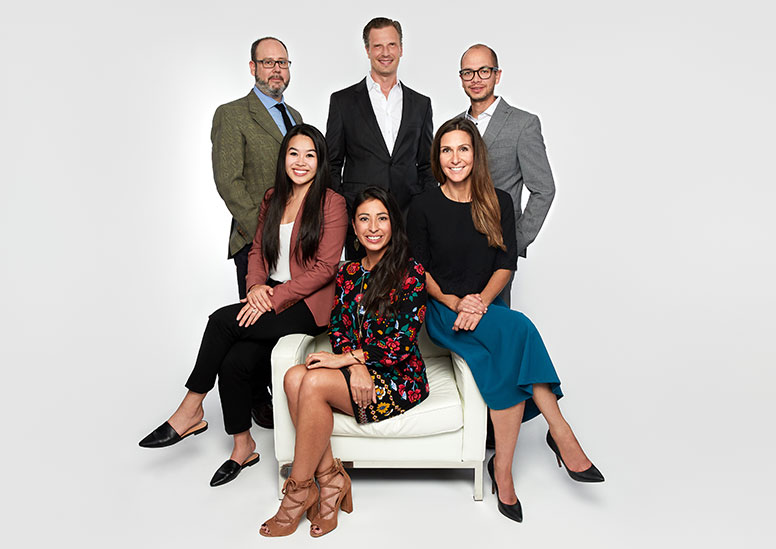
#> input picture group.jpeg, 776 x 549 px, found by its file name
$ jupyter execute 'People Count.ipynb'
#> lines starting #> are read from the running program, lines starting #| are printed output that depends on the picture; after the words box and inside, x2 and y2 are one past the last pixel; in counts of white or black regions, pixels touching at a corner belong together
[cell 1]
import numpy as np
import cv2

[cell 2]
face_cascade = cv2.CascadeClassifier('D:\\RecogX_Backup\\opencv-master\\data\\haarcascades\\haarcascade_frontalface_alt.xml')

[cell 3]
image = cv2.imread('D:\\RecogX_Backup\\EL\\Image\\result\\group.jpeg')
#> image is the input picture: shape (549, 776, 3); mean B, G, R 183.4, 185.6, 190.3
grayImage = cv2.cvtColor(image, cv2.COLOR_BGR2GRAY)
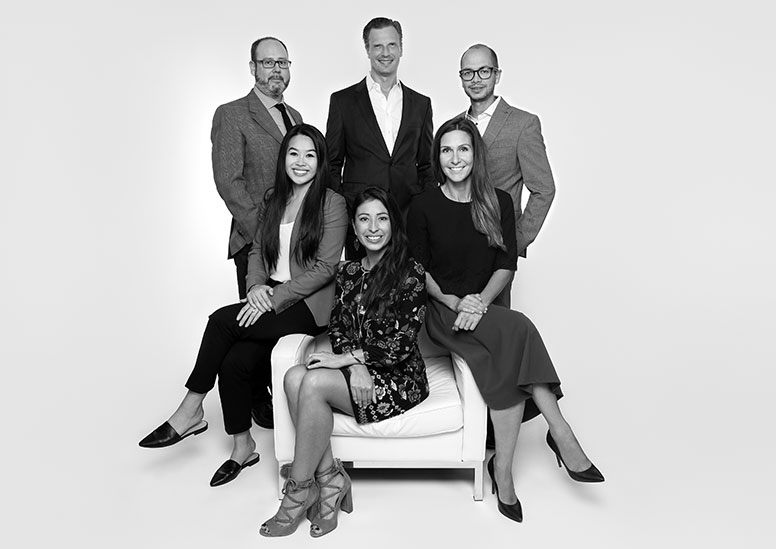
#> grayImage: shape (549, 776); min 0, max 255, mean 186.7
#Image is converted into Array
print(image)
#> (printed output is left out)

[cell 4]
#Detects objects of different sizes in the input image. The detected objects are returned as a list of rectangles.
faces = face_cascade.detectMultiScale(grayImage)
#> faces = [[362, 28, 46, 46], [455, 55, 44, 44], [432, 132, 46, 46], [278, 136, 46, 46], [349, 200, 48, 48], [250, 43, 49, 49]]
print (faces)
#| [[362  28  46  46]
#|  [455  55  44  44]
#|  [432 132  46  46]
#|  [278 136  46  46]
#|  [349 200  48  48]
#|  [250  43  49  49]]

[cell 5]
print (faces.shape)
#| (6, 4)
print ("Number of faces detected: " + str(faces.shape[0]))
#| Number of faces detected: 6

[cell 6]
#No face found
if len(faces) == 0:
    print ("No faces found")

else:
    print (faces)
#| [[362  28  46  46]
#|  [455  55  44  44]
#|  [432 132  46  46]
#|  [278 136  46  46]
#|  [349 200  48  48]
#|  [250  43  49  49]]
    print (faces.shape)
#| (6, 4)
    print ("Number of faces detected: " + str(faces.shape[0]))
#| Number of faces detected: 6
     #Draw a rectangle around the face
    for (x,y,w,h) in faces:
        cv2.rectangle(image,(x,y),(x+w,y+h),(0,255,0),1)
#> this loop made 6 passes
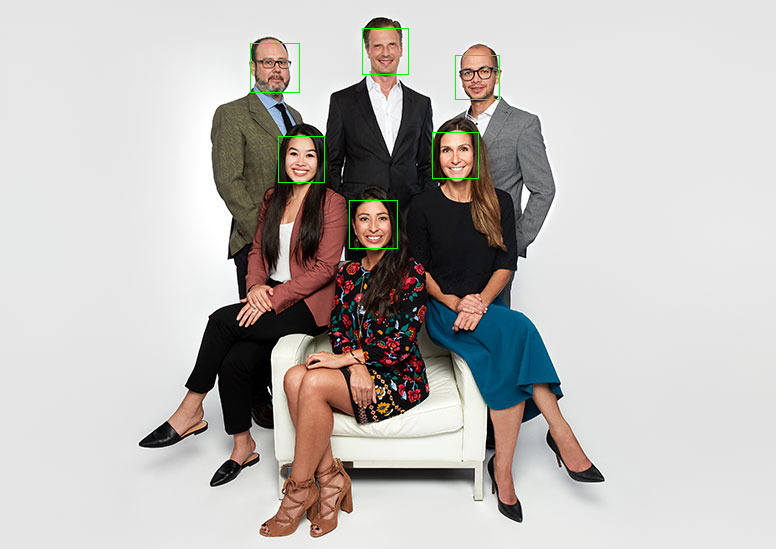
#> image: shape (549, 776, 3); 0.26% of pixels changed, all inside (x1, y1, x2, y2) = (250, 28, 500, 249)

    cv2.rectangle(image, ((0,image.shape[0] -25)),(270, image.shape[0]), (255,255,255), -1)
#> image: shape (549, 776, 3); 1.59% of pixels changed, all inside (x1, y1, x2, y2) = (0, 524, 271, 549)
    #Add text on the image
    cv2.putText(image, "Number of faces detected: " + str(faces.shape[0]), (0,image.shape[0] -10), cv2.FONT_HERSHEY_TRIPLEX, 0.5,  (0,0,0), 1)
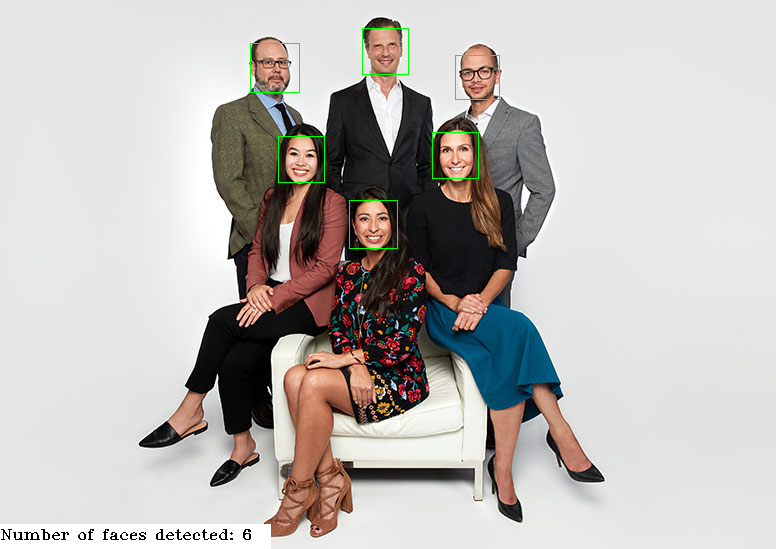
#> image: shape (549, 776, 3); mean B, G, R 183.1, 185.9, 189.9

    cv2.imshow('Image with faces',image)
    cv2.waitKey(0)
    cv2.destroyAllWindows()
